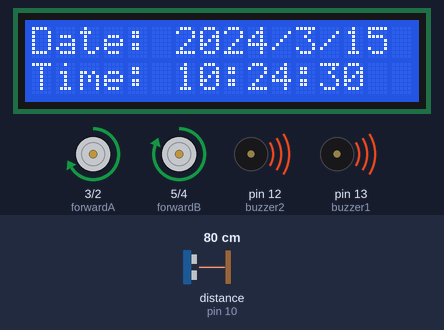
A sketch run on a simulated Arduino Uno, built with avr-gcc and run on an emulated ATmega328P. Parts: 16×2 character LCD, motor-driver pin pairs drawn as motors (green arrow = first pin HIGH = forward, orange = second pin HIGH = backward, longer = more drive, scaled by the enable pin), buzzer (waves = sounding, pin HIGH). Wiring (inferred from the names in the program): ultrasonic range finder: trigger pin 9; echo pin 10. The inputs (shaded band) are chosen by the test bench; at power-on: distance to the obstacle (sensor on pin 10) 80 cm. The echo pulse lasts 58.3 µs per cm; the local clock reads 2024-03-15 10:24:30 at power-on unless the sketch sets it; pins used as bus, display or sensor lines are not drawn.

Above: at 1.2 s.
1.3 s: distance to the obstacle (sensor on pin 10) set to 66 cm
2.9 s: distance to the obstacle (sensor on pin 10) set to 59 cm
At 5.0 s:
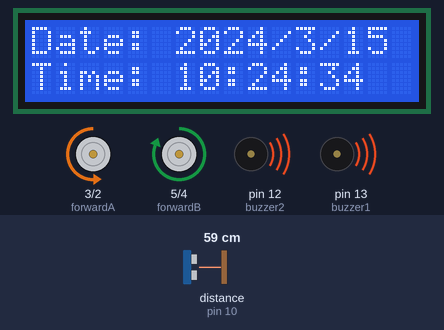
At 7.8 s:
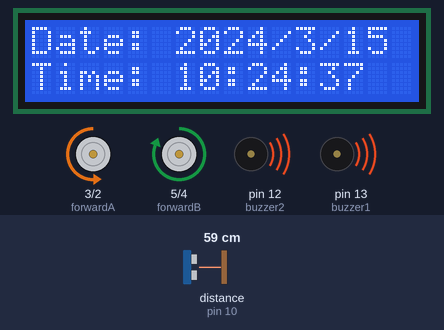
Timing chart, 0 to 9.3 s (numbered marks = the images above; inputs shaded):
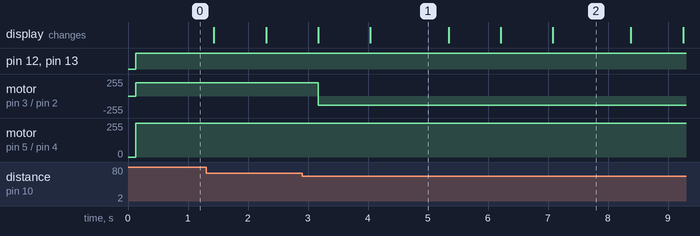

The sketch:

Clock-Runner.ino
```cpp
#include <LiquidCrystal_I2C.h>
#include "Wire.h"
#include "SPI.h"
#include "RTClib.h"
LiquidCrystal_I2C lcd(0x27, 16, 2);
RTC_DS3231 RTC;

// ตั้งค่าตัวแปล buzzer เป็น pin 12,13

const int buzzer2 = 12;
const int buzzer1 = 13;

// เซ็ต pin ultrasound

const int trig = 9;
const int echo = 10;
long duration;
int distance;

// เซ็ต pin มอเตอร์

int backwardA = 2; // ล้อ A ไปข้างหลัง
int forwardA = 3; // ล้อ A ไปข้างหน้า
int speedPinA = 6; //ความเร็วล้อ A
int backwardB = 4; // ล้อ B ไปข้างหลัง
int forwardB = 5; // ล้อ B ไปข้างหน้า
int speedPinB = 7; //ความเร็วล้อ B

void timer(DateTime now); //ประกาศสร้างฟังก์ชั่นเพื่อ print เวลากับวันที่บน LCD

void setup () {
pinMode(trig, OUTPUT); // pin นี้เป็นตัวส่งคลื่น
pinMode(echo, INPUT); // pin นี้เป็นตัวรับคลื่นที่สะท้อนกลับมา
Serial.begin(115200); // ประกาศเริ่ม Serial Monitor เพื่อเช็คค่าม หรือสถานะบางค่า
lcd.begin();
Wire.begin();
RTC.begin();

// มอเตอร์ A ตั้งเป็น pin output เพื่อปล่อยไฟ
pinMode(backwardA,OUTPUT);
pinMode(forwardA,OUTPUT);
pinMode(speedPinA,OUTPUT);
pinMode(backwardB,OUTPUT);
pinMode(forwardB,OUTPUT);
pinMode(speedPinB,OUTPUT);

// ตั้ง pin buzzer เป็นตัว Output
pinMode(buzzer1, OUTPUT);
pinMode(buzzer2, OUTPUT);

//RTC.adjust(DateTime(__DATE__, __TIME__));
//ใช้เพื่อตั้งเวลาใหม่ พอตั้งเสร็จให้ Code ลงบอร์ด แล้วปิดคำสั่งนี้แล้วอัพ code อีกครั้ง

DateTime now = RTC.now();
RTC.setAlarm1Simple(0, 0); // ตั้งเวลาปลุก(ชั่วโมง, นาที)
RTC.turnOnAlarm(1); // เปิด-ปิด นาฬิกาปลุก (1: เปิด, 2: ปิด)
}

void loop () {
  DateTime now = RTC.now();
  timer(now); // แสดงเวลาและวันที่

  //ถ้าถึงเวลาปลุก ทำ condition นี้

  if (RTC.checkIfAlarm(1)){
    while(1){ //ทำไปเรื่อยๆจนกว่าจะยอมลุกมาปิดนาฬิกา
      DateTime now = RTC.now();
      timer(now);
      digitalWrite(buzzer1, HIGH);
      digitalWrite(buzzer2, HIGH);

      digitalWrite(trig, LOW); //กำหนดความยาวคลื่นที่ส่งออกของ Ultrasonic

      delayMicroseconds(2);
      digitalWrite(trig, HIGH);
      delayMicroseconds(10);
      digitalWrite(trig, LOW);
      duration = pulseIn(echo, HIGH); // คำนวณช่วงเวลาไป-กลับของคลื่น
      distance= duration*0.034/2; // นำช่วงเวลามาคำนวณระยะทาง

        if (distance > 60) // ถ้าด้านหน้ามีระยะทางมากพอ ให้วิ่งไปต่อ
      {

      // ล้อ A
        analogWrite(speedPinA, 200);
        digitalWrite(backwardA, LOW);
        digitalWrite(forwardA, HIGH);


      // ล้อ B
        analogWrite(speedPinB, 200);
        digitalWrite(backwardB, LOW);
        digitalWrite(forwardB, HIGH);
      }

       if (distance <= 60) // ถ้าด้านหน้ามีระยะทางไม่พอ ให้หมุนทางทางใหม่
      {

       // ล้อ A
        analogWrite(speedPinA, 140);
        digitalWrite(backwardA, HIGH);
        digitalWrite(forwardA, LOW);


      // ล้อ B
        analogWrite(speedPinB, 140);
        digitalWrite(backwardB, LOW);
        digitalWrite(forwardB, HIGH);
      }

    delay(400);
}
}
}

// ฟังก์ชั่น print เวลาและวันที่

void timer(DateTime now){
  lcd.setCursor(0,0);
  lcd.print("Date: ");
  lcd.print(now.year(), DEC);
  lcd.print('/');
  lcd.print(now.month(), DEC);
  lcd.print('/');
  lcd.print(now.day(), DEC);
  lcd.setCursor(0,1);
  lcd.print("Time: ");
  lcd.print(now.hour(), DEC);
  lcd.print(':');
  lcd.print(now.minute(), DEC);
  lcd.print(':');
  lcd.print(now.second(), DEC);
}
```

Measured:
- the behaviour switches between 62 and 61 cm on distance to the obstacle (sensor on pin 10) (found by bisection; images 0 and 1)
- after the input at 2.9 s, motor on pin 3 (forwardA) / pin 2 (backwardA): forward 200/255 → backward 140/255 after 0.27 s
- what the display in image 1 shows lasts 1.3 s, from 4.0 s to 5.3 s
